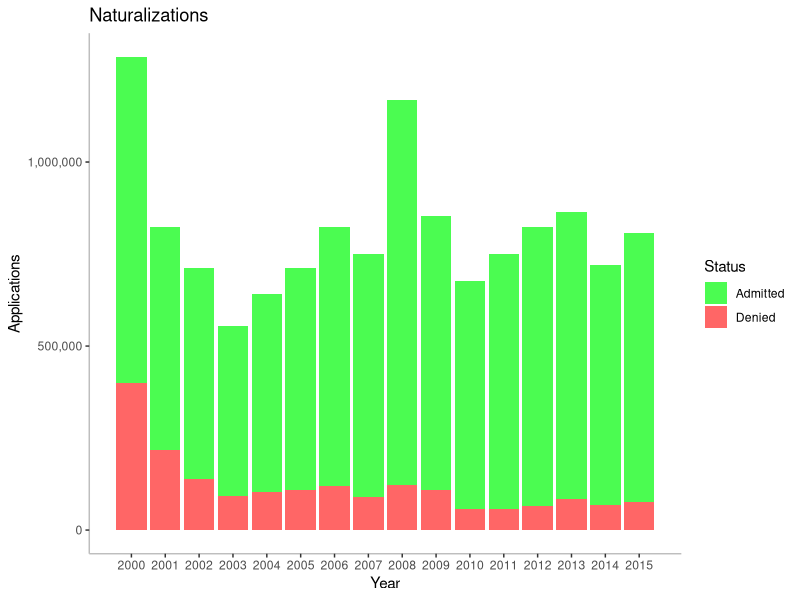

Write the R code that produced this figure.
library(readr)
library(ggplot2)
library(dplyr)
library(tidyr)
library(scales)

setwd("C:/Users/aet/Desktop/School/R projects/Final project/President-Obama-Evaluation/Data files/Immigration data")

naturalizations <- read_csv("naturalization.csv")
naturalizations <- naturalizations[order(naturalizations$Year), ]

naturalizations <- gather(naturalizations, Status, Applications, Admitted:Denied)
naturalizations00 <- subset(naturalizations, naturalizations$Year >= 2000)
naturalizations00 %>%
  group_by(Year) %>%
  ggplot(aes(x = Year, y = Applications, fill = Status)) +
  geom_bar(stat = "identity") +
  scale_y_continuous(name = "Applications", labels = comma) +
  scale_x_continuous(breaks = 2000:2015) +
  ggtitle("Naturalizations") +
  scale_fill_manual(values = c("#4bfc51", "#ff6666"))+
  theme(panel.grid.major = element_blank(), panel.grid.minor = element_blank(),
        panel.background = element_blank(), axis.line = element_line(color = "grey"))

# SOURCES

# US Department of Homeland Security, Yearbook of Immigration Statistics, 2009 - 2015
# https://www.dhs.gov/immigration-statistics/yearbook/2015